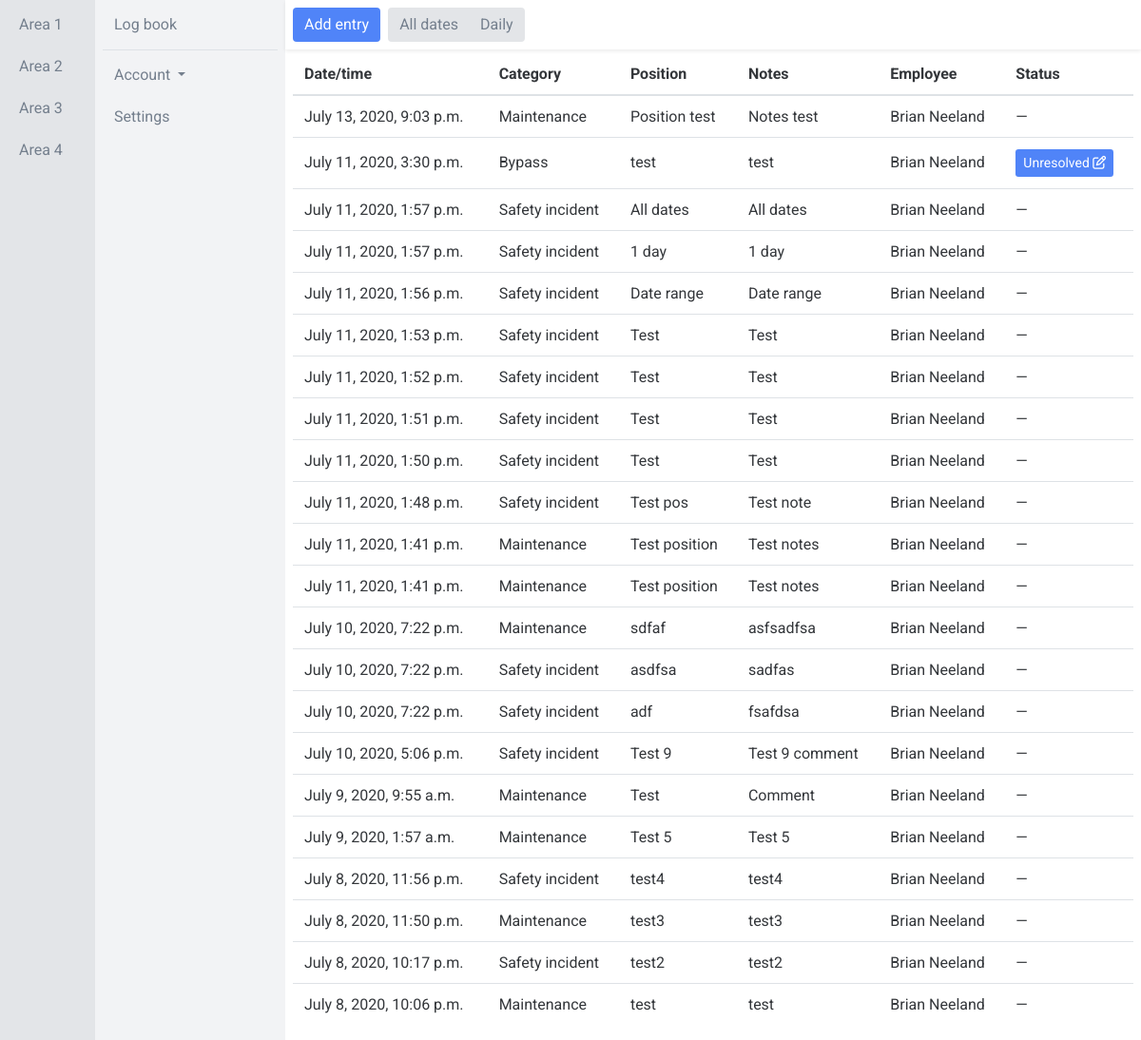
The app's page /app/area-1/log-1 (signed in), older data.
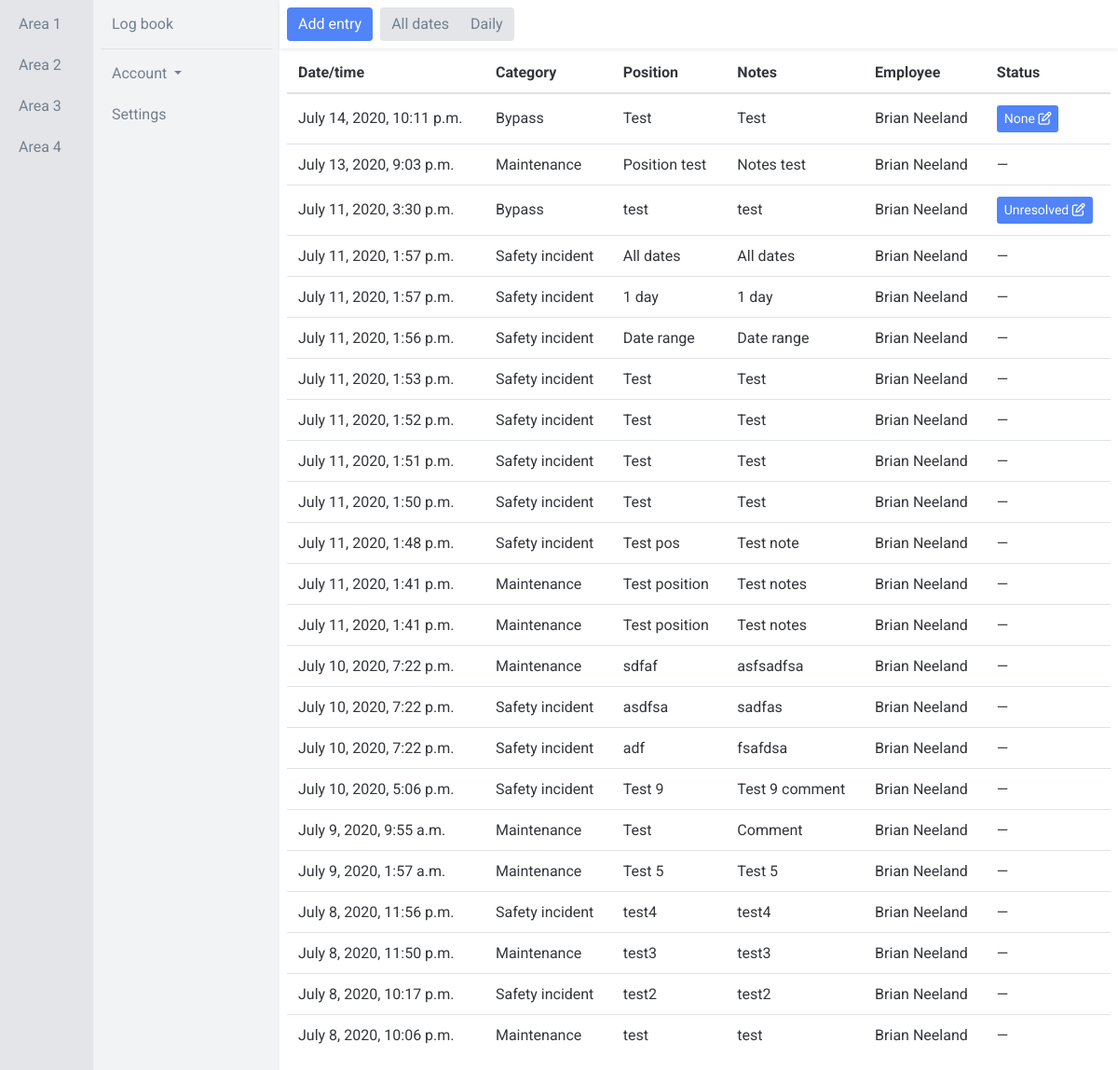
The same page, newer data.
### app/models.py (models this page shows, shortened)
class Area(models.Model):
    name = models.CharField(max_length=50)
    def __str__(self):
        return self.name

class Log(models.Model):
    area = models.ForeignKey(Area, on_delete=models.CASCADE)
    name = models.CharField(max_length=50)
    fields = models.ManyToManyField(Field, blank=True)
    unit_lead_acknowledgement_fields = models.ManyToManyField(AcknowledgementField, blank=True, related_name='unit_lead_acknowledgement_fields')
    superintendent_acknowledgement_fields = models.ManyToManyField(AcknowledgementField, blank=True, related_name='superintendent_acknowledgement_fields')
    engineering_acknowledgement_fields = models.ManyToManyField(AcknowledgementField, blank=True, related_name='engineering_acknowledgement_fields')
    new_shift_acknowledgement_fields = models.ManyToManyField(AcknowledgementField, blank=True, related_name='new_shift_acknowledgement_fields')
    def __str__(self):
        return self.name

class Field(models.Model):
    name = models.CharField(max_length=50)
    FIELD_BANK = (
        ('CF1', 'Short text field 1'),
        ('CF2', 'Short text field 2'),
        ('CF3', 'Short text field 3'),
        ('CF4', 'Short text field 4'),
        ('CF5', 'Short text field 5'),
        ('CF6', 'Short text field 6'),
        ('CF7', 'Short text field 7'),
        ('CF8', 'Short text field 8'),
        ('CF9', 'Short text field 9'),
        ('CF10', 'Short text field 10'),
        ('TF1', 'Long text field 1'),
        ('TF2', 'Long text field 2'),
        ('TF3', 'Long text field 3'),
        ('TF4', 'Long text field 4'),
        ('TF5', 'Long text field 5'),
        ('IF1', 'Integer field 1'),
        ('IF2', 'Integer field 2'),
        ('IF3', 'Integer field 3'),
        ('IF4', 'Integer field 4'),
        ('IF5', 'Integer field 5'),
        ('FF1', 'Floating point number field 1'),
        ('FF2', 'Floating point number field 2'),
        ('FF3', 'Floating point number field 3'),
        ('FF4', 'Floating point number field 4'),
        ('FF5', 'Floating point number field 5'),
    )
    type = models.CharField(max_length=5, choices=FIELD_BANK, default=None, blank=True, null=True)

class Entry(models.Model):
    STATUS_BANK = (
        ('UR', 'Unresolved'),
        ('IP', 'In progress'),
        ('RE', 'Resolved'),
    )
    log = models.ForeignKey(Log, on_delete=models.CASCADE)
    user = models.ForeignKey(settings.AUTH_USER_MODEL, on_delete=models.CASCADE)
    category = models.ForeignKey(Category, on_delete=models.CASCADE, blank=True, null=True)
    status = models.CharField(max_length=2, choices=STATUS_BANK, default='None', blank=True, null=True)
    created_at = models.DateTimeField(auto_now_add=True)
    CF1 = models.CharField(max_length=50, blank=True, null=True)
    CF2 = models.CharField(max_length=50, blank=True, null=True)
    CF3 = models.CharField(max_length=50, blank=True, null=True)
    CF4 = models.CharField(max_length=50, blank=True, null=True)
    CF5 = models.CharField(max_length=50, blank=True, null=True)
    CF6 = models.CharField(max_length=50, blank=True, null=True)
    CF7 = models.CharField(max_length=50, blank=True, null=True)
    CF8 = models.CharField(max_length=50, blank=True, null=True)
    CF9 = models.CharField(max_length=50, blank=True, null=True)
    CF10 = models.CharField(max_length=50, blank=True, null=True)
    TF1 = models.TextField(blank=True, null=True)
    TF2 = models.TextField(blank=True, null=True)
    TF3 = models.TextField(blank=True, null=True)
    TF4 = models.TextField(blank=True, null=True)
    TF5 = models.TextField(blank=True, null=True)
    IF1 = models.IntegerField(blank=True, null=True)
    IF2 = models.IntegerField(blank=True, null=True)
    IF3 = models.IntegerField(blank=True, null=True)
    IF4 = models.IntegerField(blank=True, null=True)
    IF5 = models.IntegerField(blank=True, null=True)
    FF1 = models.FloatField(blank=True, null=True)
    FF2 = models.FloatField(blank=True, null=True)
    FF3 = models.FloatField(blank=True, null=True)
    FF4 = models.FloatField(blank=True, null=True)
    FF5 = models.FloatField(blank=True, null=True)
    class Meta:
        verbose_name_plural = "entries"

class Category(models.Model):
    name = models.CharField(max_length=50)
    is_tracked = models.BooleanField()
    def __str__(self):
        return self.name
    class Meta:
        verbose_name_plural = "categories"

### users/models.py (models this page shows, shortened)
class CustomUser(AbstractBaseUser, PermissionsMixin):
    email = models.EmailField(unique=True)
    first_name = models.CharField(max_length=50, null=True, blank=True)
    last_name = models.CharField(max_length=50, null=True, blank=True)
    is_active = models.BooleanField(default=True)
    is_staff = models.BooleanField(default=False)
    objects = CustomUserManager()
    USERNAME_FIELD = 'email'
    REQUIRED_FIELDS = ['first_name', 'last_name',]

### app/views.py (the view, shortened to what this page needs)
# urls.py: path('area-<int:area_pk>/log-<int:log_pk>', views.Log.as_view(), name='log', kwargs={'acknowledgements': False}),
class Log(LoginRequiredMixin, PermissionRequiredMixin, AreasMixin, LogsMixin, CreateView):
    login_url = "login"
    permission_required = 'app.add_entry'
    model = models.Entry
    template_name = "app/log.html"
    form_class = forms.CreateEntryForm
    def get_context_data(self, **kwargs):
        context = super().get_context_data(**kwargs)
        area_pk = self.kwargs['area_pk']
        area = models.Area.objects.get(pk=area_pk)
        context['area'] = area
        log_pk = self.kwargs['log_pk']
        log = models.Log.objects.get(pk=log_pk)
        context['log'] = log
        context['fields'] = log.fields.all()
        context['unit_lead_acknowledgement_fields'] = log.unit_lead_acknowledgement_fields.all()
        context['superintendent_acknowledgement_fields'] = log.superintendent_acknowledgement_fields.all()
        context['engineering_acknowledgement_fields'] = log.engineering_acknowledgement_fields.all()
        context['new_shift_acknowledgement_fields'] = log.new_shift_acknowledgement_fields.all()
        entries = models.Entry.objects.filter(log=log).order_by('-created_at')
        acknowledgements = models.Acknowledgement.objects.filter(log=log).order_by('-created_at')
        url_name = resolve(self.request.path_info).url_name
        context['url_name'] = url_name
        context['entries'] = entries
        context['unit_lead_acknowledgements'] = acknowledgements.filter(group__name="Unit lead")
        context['superintendent_acknowledgements'] = acknowledgements.filter(group__name="Superintendent")
        context['engineering_acknowledgements'] = acknowledgements.filter(group__name="Engineering")
        context['new_shift_acknowledgements'] = acknowledgements.filter(group__name="Operator")
        return context
    def get_form_kwargs(self):
        kwargs = super().get_form_kwargs()
        kwargs.update({
            'user': self.request.user,
            'log_pk': self.kwargs['log_pk'],
        })
        return kwargs

### app/templatetags/templatetags.py (called while the page is built)
@register.filter
def get_object_attribute(object, attribute):
    return getattr(object, attribute)

### app/views.py (called while the page is built)
    def get_context_data(self, **kwargs):
        context = super(AreasMixin, self).get_context_data(**kwargs)
        areas = models.Area.objects.all()
        context['areas'] = areas
        return context

    def get_context_data(self, **kwargs):
        context = super(LogsMixin, self).get_context_data(**kwargs)
        area_pk = self.kwargs['area_pk']
        logs = models.Log.objects.filter(area=area_pk)
        context['logs'] = logs
        return context

### app/templates/app/log.html (shortened to what this page needs)
<td class="align-text-bottom">{% extends 'app/base.html' %}
{% load static %}
{% load templatetags %}
{% load crispy_forms_tags %}
{% block content %}
<div class="container-fluid">
  <div class="row">
        <div class="col-1 col-area p-2 fixed-top overflow-auto h-100">
          {% for area in areas %}
            <a href="{% url 'app:area' area.pk %}" class="btn btn-link btn-block sidebarnav" role="button">{{ area }}</a>
          {% empty %}
            No areas to display
          {% endfor %}
        </div>
        <div class="col-2 col-log p-2 offset-1 fixed-top overflow-auto h-100">
          {% for log in logs %}
            <a href="{% url 'app:log' log.area.pk log.pk %}" class="btn btn-link btn-block sidebarnav" role="button">{{ log }}</a>
          {% empty %}
            No logs to display
          {% endfor %}
          <div class="border-top mt-2">
            <div class="btn-group dropdown btn-block">
              <button type="button" class="btn btn-link dropdown-toggle mt-2 sidebarnav" data-toggle="dropdown" aria-haspopup="true" aria-expanded="false">
                Account
              </button>
            </div>
            <a href="#" class="btn btn-link btn-block sidebarnav" role="button">Settings</a>
          </div>
        </div>
    <div class="col-9 col-entry offset-3 fixed-top">
      <div class="row p-2 shadow-sm">
          <div>
            <button type="button" class="btn btn-primary" data-toggle="modal" data-target="#add_entry">Add entry</button>
          </div>
          <div class="pl-2">
            <div class="btn-group" role="group" aria-label="Basic example">
              <a type="button" class="btn btn-secondary" href="{% url 'app:log' area.pk log.pk %}">All dates</a>
              {% now "Y" as current_year %}
              {% now "m" as current_month %}
              {% now "d" as current_day %}
              <a type="button" class="btn btn-secondary" href="{% url 'app:log_daily' area.pk log.pk current_year current_month current_day %}">Daily</a>
            </div>
          </div>
          <div class="pl-2">
          </div>
      </div>
    </div>
    <div class="col-9 col-entry pt-5 ml-auto">
      <div class="row pt-2">
        <div class="col px-2">
          <table class="table" id="myTable">
            <thead>
              <tr>
                <th scope="col">Date/time</th>
                <th scope="col">Category</th>
                {% for field in fields %}
                  <th scope="col">{{ field.name }}</th>
                {% endfor %}
                <th scope="col">Employee</th>
                <th scope="col">Status</th>
              </tr>
            </thead>
            <tbody>
              {% for entry in entries %}
                <tr id="table_rows">
                    <td class="align-text-bottom">{{ entry.created_at }}</td>
                    <td class="align-text-bottom">{{ entry.category }}</td>
                    {% for field in fields %}
                      <td class="align-text-bottom">{{ entry|get_object_attribute:field.type }}</td>
                    {% endfor %}
                    <td class="align-text-bottom">{{ entry.user.first_name }} {{ entry.user.last_name }}</td>
                    <td class="align-text-bottom">
                      {% if entry.category.is_tracked %}
                        <button type="button" class="btn btn-primary btn-sm" data-toggle="modal" data-target="#change_status">{{ entry.get_status_display }} <i class="far fa-edit"></i></button>
                      {% else %}
                        &mdash;
                      {% endif %}
                    </td>
                </tr>
              {% empty %}
                <tr id="table_rows">
                  <td class="align-text-bottom">No entries to display for the date selected</td>
                </tr>
              {% endfor %}
            </tbody>
          </table>
        </div>
      </div>
    </div>
  </div>
</div>
{% endblock %}

Row changes from the older to the newer data that the page shows:
added Entry: created_at "July 14, 2020, 10:11 p.m.", category "Bypass", user.first_name "Brian", user.last_name "Neeland", status "None", Field (type.CF1 "Test"), Field (type.TF1 "Test")
